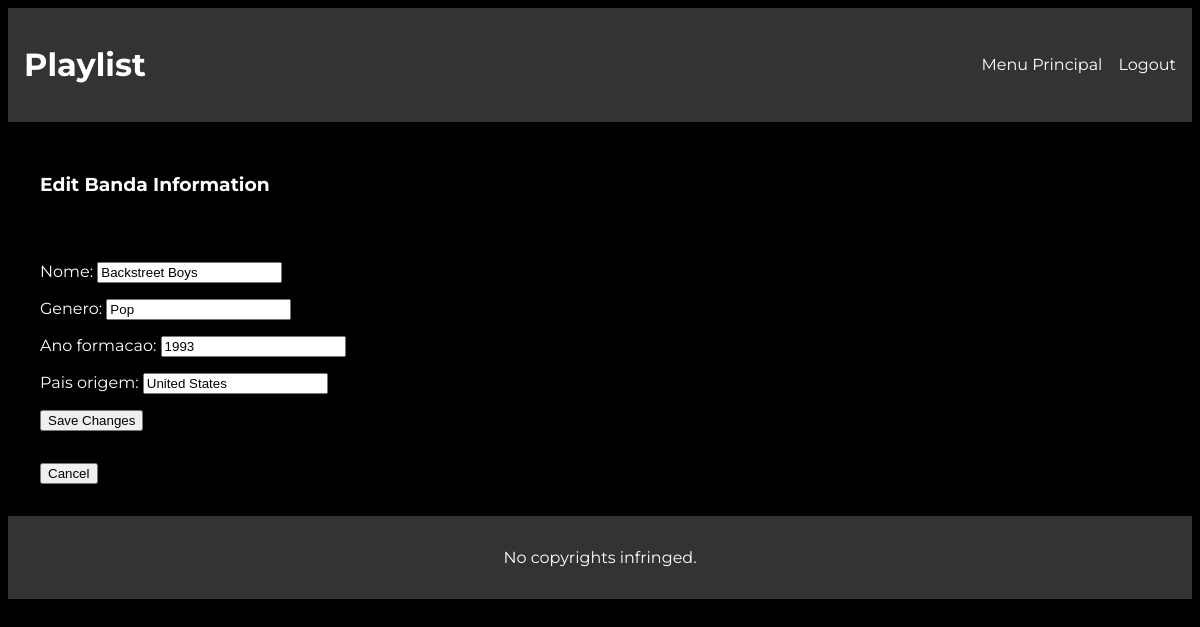
/bandas/banda/edita/2/ (signed in), run on the app's committed database.
### bandas/models.py (models this page shows, shortened)
class Banda(models.Model):
    nome = models.CharField(max_length=100)
    genero = models.CharField(max_length=50, null = True)
    ano_formacao = models.PositiveIntegerField(null = True)
    pais_origem = models.CharField(max_length=100,null = True)

### bandas/views.py (the view)
# urls.py: path('banda/edita/<int:banda_id>/', views.edita_banda_view, name='edita_banda'),
@login_required
def edita_banda_view(request, banda_id):
    banda = Banda.objects.get(id=banda_id)
    form = BandaForm(request.POST or None, request.FILES or None, instance=banda)
    if form.is_valid():
        form.save()
        return redirect('bandas:banda', banda_id=banda.id)
    context = {'form': form, 'banda': banda}
    return render(request, 'bandas/edita_banda.html', context)

### bandas/forms.py
class BandaForm(forms.ModelForm):
    class Meta:
        model = Banda
        fields = '__all__'
        widgets = {
            'nome': forms.TextInput(attrs={'placeholder': 'Nome da Banda'}),
            'genero': forms.TextInput(attrs={'placeholder': 'Gênero Musical'}),
            'ano_formacao': forms.NumberInput(attrs={'placeholder': 'Ano de Formação'}),
            'pais_origem': forms.TextInput(attrs={'placeholder': 'País de Origem'}),
        }

### bandas/templates/bandas/edita_banda.html (shortened to what this page needs)
{% extends 'bandas/layout.html' %}
{% block content %}
    <h3>Edit Banda Information</h3>
    <form action="{% url 'bandas:edita_banda' banda.id %}" method="post">
        {{ form.as_p }}
        <input type="submit" value="Save Changes">
    </form>
    <a href="{% url 'bandas:banda' banda.id %}">
        <button>Cancel</button>
    </a>
{% endblock %}

### bandas/static/bandas/estilos.css (style rules this page uses)
body { font-family: "Montserrat", sans-serif; background-color: black; color: white; display: grid; grid-template-rows: auto 1fr auto; grid-template-areas: "header" "main" "footer"; }

### data on the page
Banda: nome "Backstreet Boys", genero "Pop", ano_formacao "1993", pais_origem "United States"
